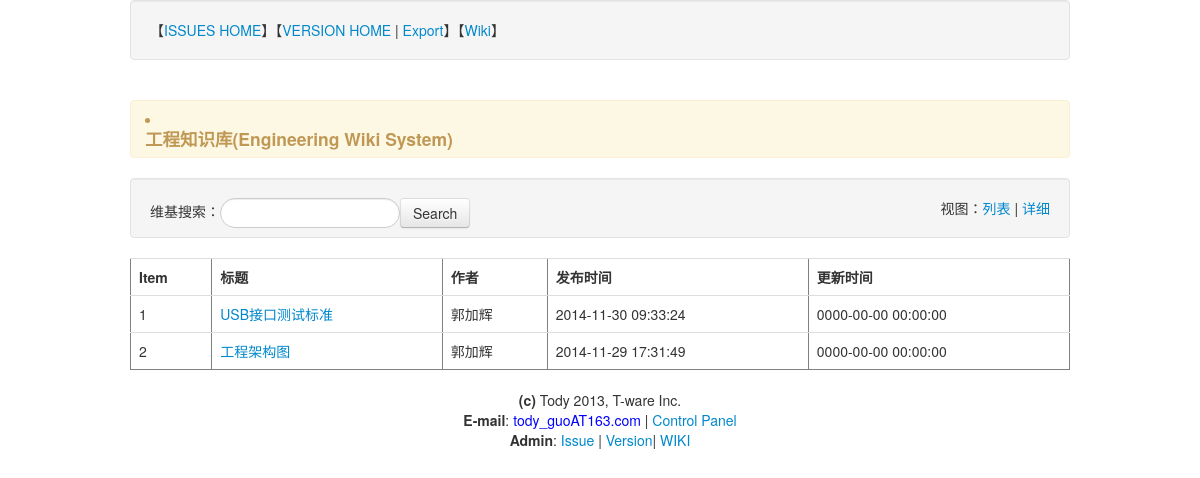
Screenshot of /tewiki.php with the database file from the repository.
### tables this page shows
CREATE TABLE IF NOT EXISTS `te_wiki_table` (
  `ID` int(11) NOT NULL AUTO_INCREMENT,
  `wiki_title` varchar(256) NOT NULL,
  `wiki_body` text NOT NULL,
  `wiki_writor` varchar(128) NOT NULL,
  `wiki_build_date` datetime NOT NULL,
  `wiki_update_date` datetime NOT NULL,
  PRIMARY KEY (`ID`)
);

### inc/conn.php (called while the page is built, shortened)
<?php
class mysql {
 private $db_host;
 private $db_user;
 private $db_pwd;
 private $conn;
 private $result;
 private $show_error = true;
 public function __construct($db_host = 'localhost', $db_user = '293540', $db_pwd = '666666', $db_database ='293540', $conn = '', $coding = 'UTF8') {
  $this->db_host = $db_host;
  $this->db_user = $db_user;
  $this->db_pwd = $db_pwd;
  $this->db_database = $db_database;
  $this->conn = $conn;
  $this->coding = $coding;
 }
 public function connect() {
  if ($this->conn == "pconn") {
   $this->conn = mysql_pconnect($this->db_host, $this->db_user, $this->db_pwd);
  } else {
   $this->conn = mysql_connect($this->db_host, $this->db_user, $this->db_pwd);
  }
 }
 public function query($sql) {
  $this->sql = $sql;
  $result = mysql_query($this->sql, $this->conn);
  if (!$result) {
   if ($this->show_error) {
    $this->show_error("错误SQL语句：", $this->sql);
   }
  } else {
   $this->result = $result;
  }
  return $this->result;
 }
 public function fetch_assoc() {
  return mysql_fetch_assoc($this->result);
 }
 public function db_num_rows() {
  if ($this->result == null) {
   if ($this->show_error) {
    $this->show_error("SQL语句错误", "暂时为空，没有任何内容！");
   }
  } else {
   return mysql_num_rows($this->result);
  }
 }
}
?>

### tewiki.php (the view, shortened to what this page needs)
<?php
	include 'inc/conn.php';
?>
<!DOCTYPE html>
<html>
<link href="/css/bootstrap.min.css" rel="stylesheet">
<head>
<?
	$view=0;
	extract($_POST);
	extract($_GET);
	if (isset($view))
	{
		if ($view == "1"){
			$view=1;
		}else{
			$view=0;
		}
	}
?>
</head>
<body class="background">
<?
	include "top.php";
?>
<div class="container">
	<div class="page-header alert text-warning"><li><h4>工程知识库(Engineering Wiki System)</h4></li></div>
	<div class="well">
		<div style="float:left">
			<form class="form-search">
				维基搜索：<input type="text" class="input-medium search-query" name="search"><button type="submit" class="btn">Search</button>
			</form>
		</div>
		<div style="float:right">视图：<a href="tewiki.php?view=0">列表</a> | <a href="tewiki.php?view=1">详细</a></div>
	</div>
	<div>
	<?if ($view == 0){?>
		<table border=1 cellpadding=0 class="table table-hover">
	<?	} ?>
<? 		if ($view == 0){
			echo '<tr><th>Item</th><th>标题</th><th>作者</th><th>发布时间</th><th>更新时间</th></tr>';
		}
		$db = new mysql();
		if (isset($search))
		{
			$db->query("select * from te_wiki_table where wiki_title like '%$search%' ORDER BY wiki_build_date DESC");
		}else
			$db->query("select * from te_wiki_table ORDER BY wiki_build_date DESC");
		$num = $db->db_num_rows();
		for($i=0; $i<$num; $i++){
			$row = $db->fetch_assoc();
			if ($view == 0){
				$item = $i + 1;
				echo "<tr>";
				echo "<td>$item</td>";
				echo "<td><a href=\"review_wiki.php?id=".$row['ID']."\">".htmlspecialchars_decode($row['wiki_title'])."</a></td>";
				echo "<td>".$row['wiki_writor']."</td>";
				echo "<td>".$row['wiki_build_date']."</td>";
				echo "<td>".$row['wiki_update_date']."</td>";
				echo "</tr>\n";
			}
		}
		if ($view == 0)
			echo "</table>";?>
	</div>
</div>
<?
include 'bottom.php';
?>
</body>
<html>

### rows the page displays
te_wiki_table: item "1", wiki_title "USB接口测试标准", wiki_writor "郭加辉", wiki_build_date "2014-11-30 09:33:24", wiki_update_date "0000-00-00 00:00:00"
te_wiki_table: item "2", wiki_title "工程架构图", wiki_writor "郭加辉", wiki_build_date "2014-11-29 17:31:49", wiki_update_date "0000-00-00 00:00:00"
